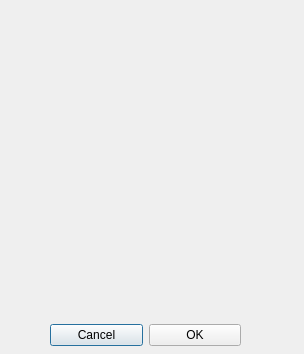
<?xml version="1.0" encoding="UTF-8"?>
<ui version="4.0">
 <class>Dialog</class>
 <widget class="QDialog" name="Dialog">
  <property name="geometry">
   <rect>
    <x>0</x>
    <y>0</y>
    <width>304</width>
    <height>354</height>
   </rect>
  </property>
  <property name="windowTitle">
   <string>Dialog</string>
  </property>
  <widget class="QWidget" name="gridLayoutWidget">
   <property name="geometry">
    <rect>
     <x>30</x>
     <y>0</y>
     <width>231</width>
     <height>251</height>
    </rect>
   </property>
   <layout class="QGridLayout" name="gridLayout"/>
  </widget>
  <widget class="QWidget" name="horizontalLayoutWidget">
   <property name="geometry">
    <rect>
     <x>50</x>
     <y>320</y>
     <width>191</width>
     <height>31</height>
    </rect>
   </property>
   <layout class="QHBoxLayout" name="horizontalLayout" stretch="1,1">
    <item>
     <widget class="QPushButton" name="btn_cancel">
      <property name="text">
       <string>Cancel</string>
      </property>
     </widget>
    </item>
    <item>
     <widget class="QPushButton" name="btn_ok">
      <property name="text">
       <string>OK</string>
      </property>
     </widget>
    </item>
   </layout>
  </widget>
 </widget>
 <resources/>
 <connections/>
</ui>
